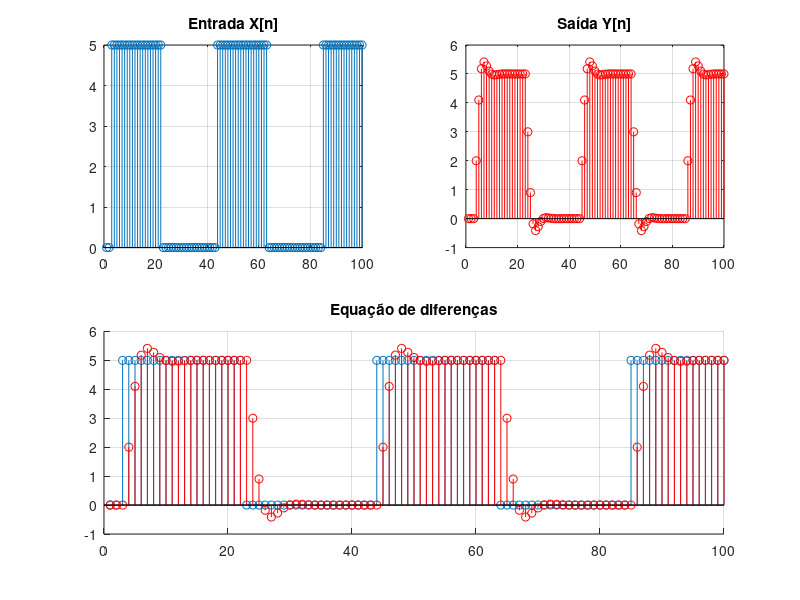

Reproduce this figure in MATLAB.
%% Limpando variaveis
close all;
clear all;
clc; 
%% Sinal de entrada = Sinal Quadrado

% DADOS DA ATIVIDADE
A = 5;        % Amplitude
T = 40;       % Periodo
Ts = 1;       % Tempo de amostragem
NC = 2.5;     % Número de ciclos
NA = 40;      % Número de amostras por ciclo
NT = NA * NC; % Número total de pontos
TT = NT * Ts; % Tempo total de pontos

t = 0:Ts:TT+1;
x = zeros(1,NT+1);   %inicializacao de x
y = zeros(1,NT+1);   %inicializacao de y
k = 0;            %inicializando k

%Laço de repetição
%Contador iniciando em 3 devido ao deslocamento y(n-2) 
for n=3:NT
   
    x(n) = 5;
    k = k+1;
    if k > 20 
        x(n) = 0;
    end
    if k>40
        k=0;
    end
    
    %Equação de diferenças y(n) obtida
    y(n) = (8*y(n-1) - 3*y(n-2) + 4*x(n-1) + x(n-2))/10;
    
    %Teste com outros coeficientes 
    %y(n) = (6*y(n-1) - 1*y(n-2) + 3*x(n-1) + 0.8*x(n-2))/10;
    
end

%Plotando os 3 gráficos
figure
subplot(2,2,1); 
stem(x); 
xlim([0 100]);
title('Entrada X[n]');
grid;
subplot(2,2,2); 
stem(y, 'r'); 
xlim([0 100]);
title('Saída Y[n]');
grid;
subplot(2,2,[3 4]);
title('Equação de diferenças');
hold on; stem(x); 
stem(y,'r');
xlim([0 100]);
grid;
